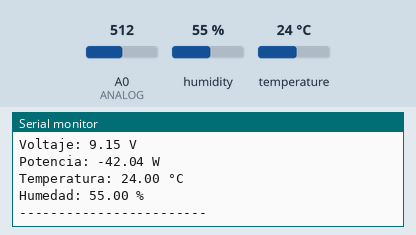
A sketch run on a simulated ESP8266 (NodeMCU). On the bench: the last lines printed to the serial monitor. Inputs (shaded band) come from the test bench; at power-on: humidity 55 %, A0 (ANALOG) = 512, temperature 24 °C.

Above: at 1.2 s.
1.3 s: humidity set to 22 %
At 2.6 s:
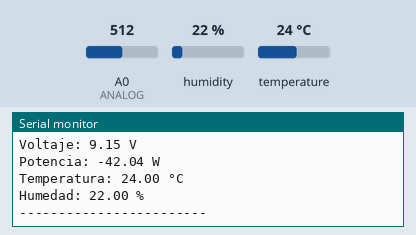
2.8 s: A0 (ANALOG) set to 716
4.3 s: temperature set to 12 °C
5.8 s: A0 (ANALOG) set to 900
At 7.1 s:
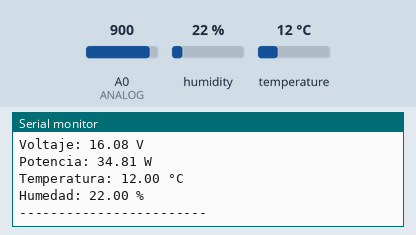
7.3 s: humidity set to 40 %
At 8.7 s:
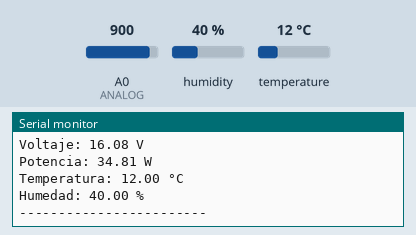
Timing chart, 0 to 9.8 s (numbered marks = the images above; inputs shaded):
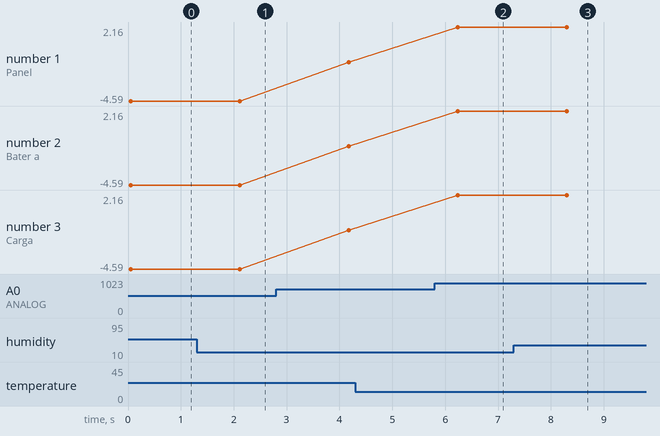

Measured:
- after the input at 1.3 s, the serial monitor: prints a new line after 0.82 s (image 1)
- after the input at 5.8 s, the serial monitor: prints a new line after 0.44 s (image 2)
- after the input at 7.3 s, the serial monitor: prints a new line after 1.0 s (image 3)
- plotted number 1: -4.59 → -1.04 after the input at 2.8 s, -1.04 → 2.16 after the input at 5.8 s
- plotted number 2: -4.59 → -1.04 after the input at 2.8 s, -1.04 → 2.16 after the input at 5.8 s
- plotted number 3: -4.59 → -1.04 after the input at 2.8 s, -1.04 → 2.16 after the input at 5.8 s

The sketch:

02_DHT11ino.ino
```cpp
#include <DHT.h>
#include <ACS712.h>
#include <Wire.h>

// 🔹 Pines del Multiplexor CD4052B
#define S0 D5   // Selección 0
#define S1 D6   // Selección 1
#define ANALOG A0 // Única entrada analógica en ESP8266

// 🔹 Pines del DHT11
#define DHTPIN D7
#define DHTTYPE DHT11
DHT dht(DHTPIN, DHTTYPE);

// 🔹 Parámetros del divisor de voltaje
#define R1 10000.0  // Resistencia 10kΩ
#define R2 2200.0   // Resistencia 2.2kΩ
#define VREF 3.3    // Voltaje de referencia del ESP8266

// 🔹 Estructura para almacenar datos de sensores
struct SensorData {
  float panelCurrent;
  float batteryCurrent;
  float loadCurrent;
  float voltage;
  float power;
  float temperature;
  float humidity;
};

// Función para seleccionar el canal del multiplexor
void selectMuxChannel(int channel) {
  digitalWrite(S0, channel & 0x01);
  digitalWrite(S1, (channel >> 1) & 0x01);
  delay(10); // Pequeño delay para estabilizar la lectura
}

// Función para leer corriente (usando el multiplexor)
float readCurrent(int channel) {
  selectMuxChannel(channel);
  int rawValue = analogRead(ANALOG);
  float voltage = rawValue * (VREF / 1024.0);
  float current = (voltage - 2.5) / 0.185; // Conversión para ACS712 de 5A
  return current;
}

// Función para leer voltaje del panel
float readVoltage() {
  int rawValue = analogRead(ANALOG);
  float voltage = rawValue * (VREF / 1024.0);
  return voltage * ((R1 + R2) / R2);
}

// Función para leer todos los sensores
SensorData readSensors() {
  SensorData data;
  data.panelCurrent = readCurrent(0);
  data.batteryCurrent = readCurrent(1);
  data.loadCurrent = readCurrent(2);
  data.voltage = readVoltage();
  data.power = data.panelCurrent * data.voltage;
  data.temperature = dht.readTemperature();
  data.humidity = dht.readHumidity();
  return data;
}

void setup() {
  Serial.begin(115200);
  Serial.println("Iniciando...");

  // Configuración de pines
  pinMode(S0, OUTPUT);
  pinMode(S1, OUTPUT);
  digitalWrite(S0, LOW);
  digitalWrite(S1, LOW);

  // Inicializar el sensor DHT
  dht.begin();
}

void loop() {
  // Leer sensores y mostrar en Serial
  SensorData data = readSensors();
  Serial.print("Panel: "); Serial.print(data.panelCurrent); Serial.println(" A");
  Serial.print("Batería: "); Serial.print(data.batteryCurrent); Serial.println(" A");
  Serial.print("Carga: "); Serial.print(data.loadCurrent); Serial.println(" A");
  Serial.print("Voltaje: "); Serial.print(data.voltage); Serial.println(" V");
  Serial.print("Potencia: "); Serial.print(data.power); Serial.println(" W");
  Serial.print("Temperatura: "); Serial.print(data.temperature); Serial.println(" °C");
  Serial.print("Humedad: "); Serial.print(data.humidity); Serial.println(" %");
  Serial.println("------------------------");
  delay(2000); // Esperar 2 segundos
}
```
